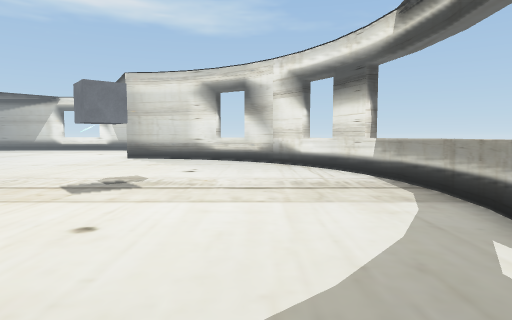
View 1 (above)

18 first-person views from a walk through a Unity game level. The camera is 1.3 m above the floor, tilts 4° down and sees 75° across. The floor is counted in squares, 1 m on a side. Each view is taken from the middle of a square. On the plan, view 1 faces up. The plan holds only what a view shows up to about 14 squares ahead; the rest is blank. The place goes on beyond the plan. The player is left out. Some surface patterns are stand-ins.

View 2
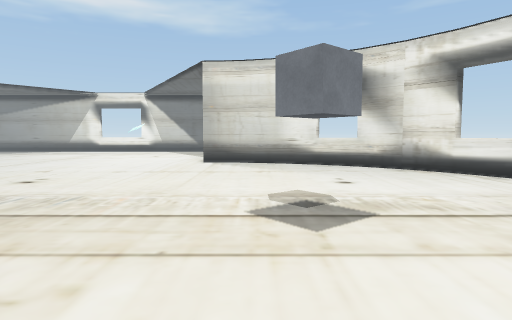

View 3
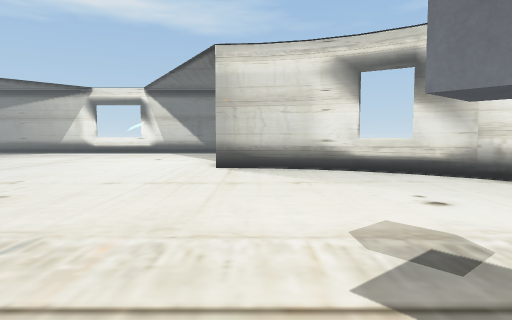

View 4
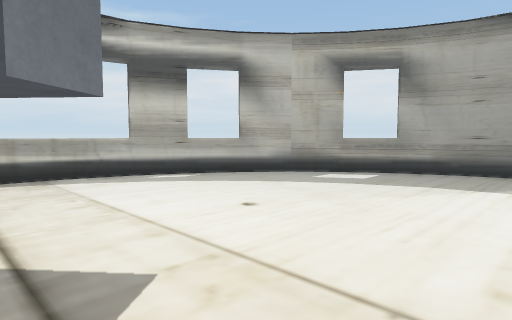

View 5
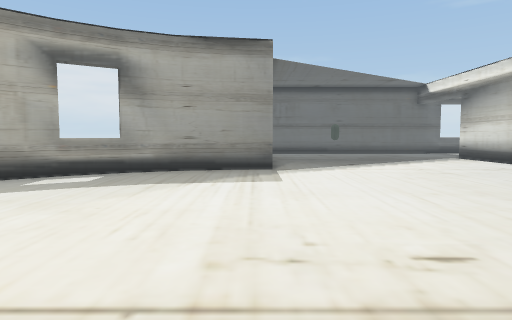

View 6
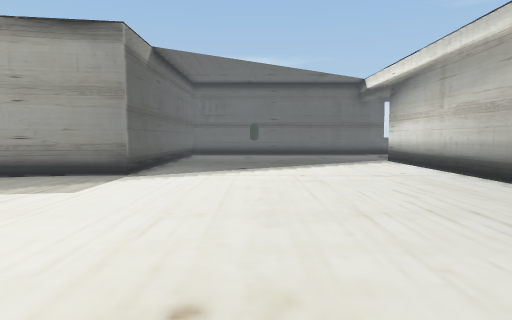

View 7
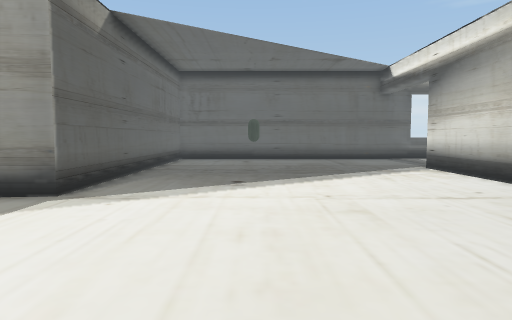

View 8
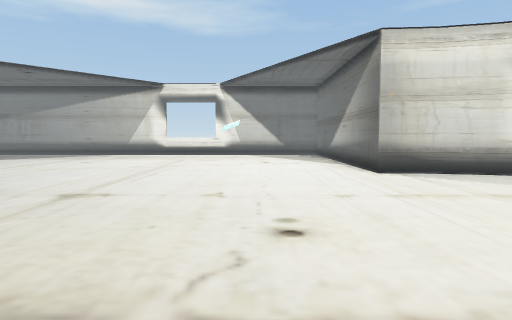

View 9
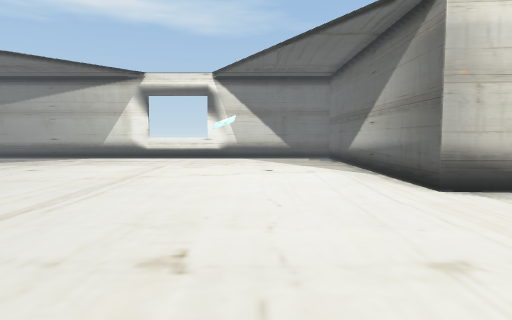

View 10
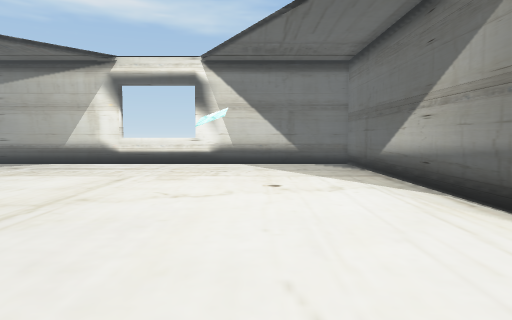

View 11
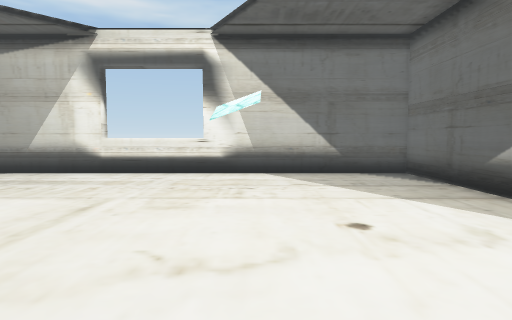

View 12
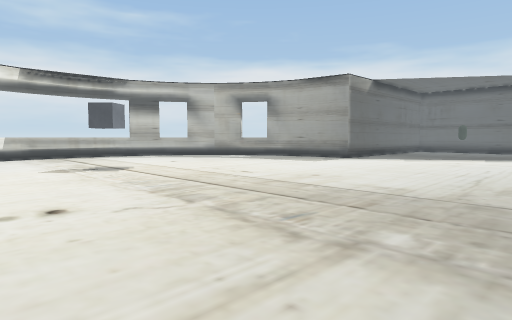

View 13
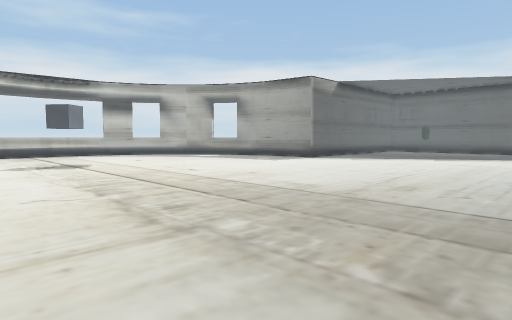

View 14
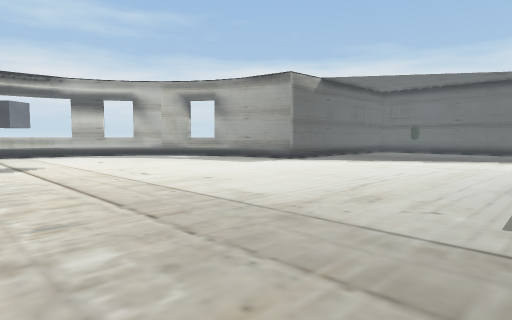

View 15
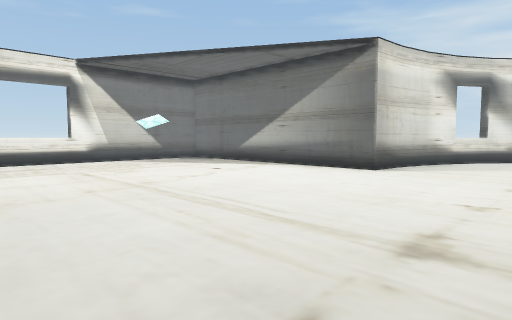

View 16
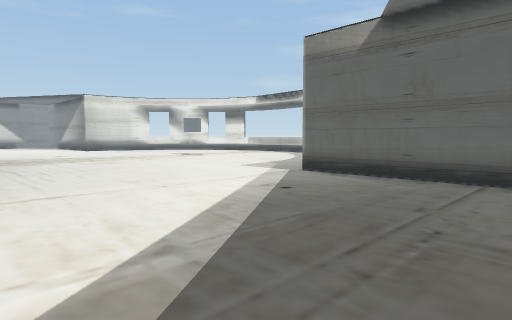

View 17
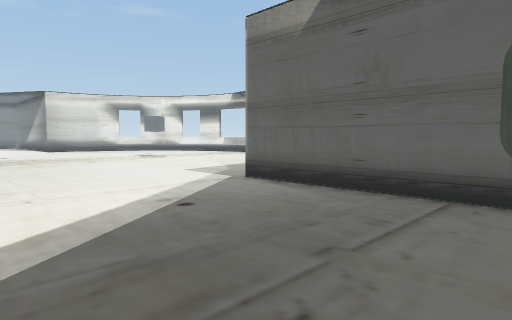

View 18
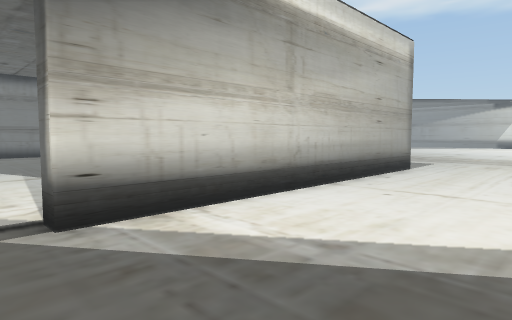

### Floor plan
Points are (right, up) in squares from view 1. A wall is a line through its corners. A room is listed if a view was taken in it or the views show most of it. See-through windows are left out.
Room 1 (views 1, 2, 3, 4, 5, 6, 7, 8, 9, 10, 11, 12, 13, 14, 15, 16, 17, 18)
walls: (-5.7, 19.7) (-7.7, 19.8) (-7.7, 31.8) (-20.5, 31.8); (-19.1, 1.9) (-19.1, -10.8) (-19.8, -10.8); (-3.9, 19.2) (-5.8, 19.7); (-2.1, 18.5) (-4, 19.3); (-0.5, 17.5) (-2.2, 18.5); (0.9, 16.3) (-0.7, 17.6); (2.1, 14.9) (0.8, 16.3); (3.1, 13.2) (2, 14.9); (-5.8, -4) (-3.9, -3.6); (4.2, 9.6) (3.8, 11.5) (3, 13.3); (-4, -3.6) (-2.2, -2.9); (4.4, 7.8) (4.2, 9.7); (-2.3, -2.9) (-0.6, -1.9); (-0.7, -2) (0.9, -0.6); (3.7, 4) (4.2, 6.1); (0.8, -0.7) (2.1, 0.8); (3, 2.3) (3.8, 4.1); (2, 0.7) (3, 2.4); (-7.7, -11.1) (-7.7, -4.2) (-5.7, -4); (-18.4, 32.4) (-18.4, 31.7)
ways out: opening at (4.5, 7)
objects: capsule (-12, -12); cube (-5, 8) to (-3, 9)

Where each view was taken, in squares from view 1:
view 1: 0 up, 0 right, facing up
view 2: 3 up, 5 left, facing up
view 3: 6 up, 6 left, facing up
view 4: 9 up, 7 left, facing down-right
view 5: 9 up, 7 left, facing down
view 6: 7 up, 12 left, facing down
view 7: 3 up, 12 left, facing down
view 8: 8 up, 12 left, facing up
view 9: 12 up, 12 left, facing up
view 10: 16 up, 12 left, facing up
view 11: 20 up, 13 left, facing up
view 12: 14 up, 18 left, facing down-right
view 13: 13 up, 20 left, facing down-right
view 14: 11 up, 20 left, facing down-right
view 15: 14 up, 20 left, facing up-right
view 16: 12 down, 18 left, facing up-right
view 17: 12 down, 15 left, facing up-right
view 18: 12 down, 14 left, facing up-left
